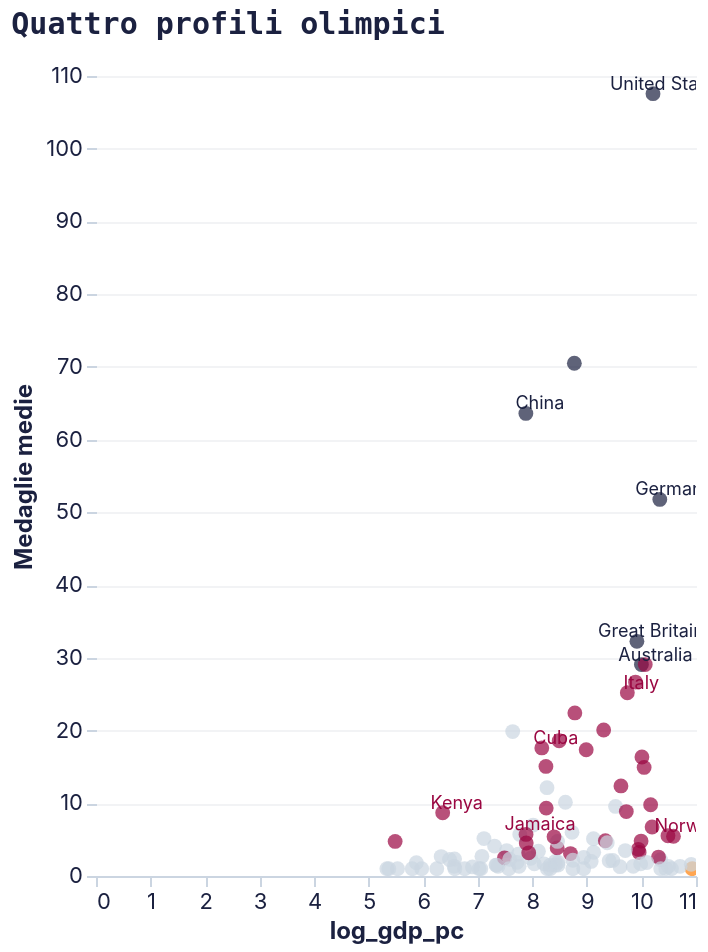

The specification (Vega-Lite) saved for this image:
### Vega-Lite specification from a JSON file in a GitHub repository (floating-point values rounded to 4 significant figures)
{"config": {"background": null, "view": {"stroke": null}, "title": {"font": "Space Mono, monospace", "fontSize": 15, "fontWeight": "bold", "color": "#1b2140", "anchor": "start", "offset": 12}, "axis": {"labelFont": "Inter, sans-serif", "titleFont": "Inter, sans-serif", "labelFontSize": 11, "titleFontSize": 12, "titleFontWeight": "bold", "labelColor": "#1b2140", "titleColor": "#1b2140", "gridColor": "#E5E7EB", "gridOpacity": 0.5, "domainColor": "#CBD5E1", "tickColor": "#CBD5E1", "labelAngle": 0}, "axisY": {"grid": true, "domain": false}, "axisX": {"grid": false}, "legend": {"labelFont": "Inter, sans-serif", "titleFont": "Inter, sans-serif", "labelFontSize": 11, "titleFontSize": 12, "titleFontWeight": "bold", "labelColor": "#1b2140", "titleColor": "#1b2140", "orient": "top", "direction": "horizontal", "symbolType": "circle"}, "range": {"category": ["#1b2140", "#ff8009", "#9a0641", "#ffe34a", "#e7b6af", "#64748B"], "ordinal": {"scheme": "blues"}, "heatmap": {"scheme": "blues"}, "ramp": {"scheme": "blues"}}, "bar": {"color": "#1b2140", "cornerRadiusTopRight": 3, "cornerRadiusBottomRight": 3}, "line": {"color": "#1b2140", "strokeWidth": 2.5}, "point": {"color": "#1b2140", "filled": true}, "circle": {"color": "#1b2140"}, "text": {"font": "Inter, sans-serif", "fontSize": 11, "color": "#1b2140"}, "arc": {"fill": "#1b2140"}, "area": {"fill": "#1b2140", "opacity": 0.5}}, "layer": [{"data": {"name": "data-76b74a2860e9e4ca529b9a3f024e8496"}, "mark": {"type": "circle", "opacity": 0.7, "size": 55}, "encoding": {"color": {"field": "cluster_name", "scale": {"domain": ["Potenze assolute", "Specializzati", "Emergenti/Medi", "Partecipanti"], "range": ["#1b2140", "#ff8009", "#9a0641", "#CBD5E1"]}, "title": null, "type": "nominal"}, "tooltip": [{"field": "Nazione", "type": "nominal"}, {"field": "cluster_name", "type": "nominal"}, {"field": "avg_med", "type": "quantitative"}], "x": {"field": "log_gdp_pc", "type": "quantitative"}, "y": {"field": "avg_med", "title": "Medaglie medie", "type": "quantitative"}}, "name": "view_7ccf6c8bd357cd10_0"}, {"data": {"name": "data-55b55b3228795067ffcc0e2ddb8f953e"}, "mark": {"type": "text", "dx": 7, "dy": -5, "fontSize": 9}, "encoding": {"color": {"field": "cluster_name", "legend": null, "scale": {"domain": ["Potenze assolute", "Specializzati", "Emergenti/Medi", "Partecipanti"], "range": ["#1b2140", "#ff8009", "#9a0641", "#CBD5E1"]}, "type": "nominal"}, "text": {"field": "Nazione", "type": "nominal"}, "x": {"field": "log_gdp_pc", "type": "quantitative"}, "y": {"field": "avg_med", "type": "quantitative"}}}], "height": 400, "params": [{"name": "param_1e9efca18e7a2868", "select": {"type": "interval", "encodings": ["x", "y"]}, "bind": "scales", "views": ["view_7ccf6c8bd357cd10_0"]}], "title": "Quattro profili olimpici", "width": "container", "$schema": "https://vega.github.io/schema/vega-lite/v6.4.1.json", "datasets": {"data-76b74a2860e9e4ca529b9a3f024e8496": [{"Nazione": "Afghanistan", "avg_med": 1.0, "medals_pm": 0.03807, "avg_gdp_pc": 390.9, "consistency": 0.0, "n_ed": 2, "cluster": 2, "cluster_name": "Partecipanti", "log_gdp_pc": 5.971}, {"Nazione": "Algeria", "avg_med": 2.429, "medals_pm": 0.08544, "avg_gdp_pc": 2895.0, "consistency": 1.272, "n_ed": 7, "cluster": 2, "cluster_name": "Partecipanti", "log_gdp_pc": 7.971}, {"Nazione": "Argentina", "avg_med": 3.083, "medals_pm": 0.08692, "avg_gdp_pc": 5993.0, "consistency": 1.782, "n_ed": 12, "cluster": 0, "cluster_name": "Emergenti/Medi", "log_gdp_pc": 8.699}, {"Nazione": "Armenia", "avg_med": 3.0, "medals_pm": 0.9688, "avg_gdp_pc": 2297.0, "consistency": 1.549, "n_ed": 6, "cluster": 2, "cluster_name": "Partecipanti", "log_gdp_pc": 7.74}, {"Nazione": "Australia", "avg_med": 29.07, "medals_pm": 1.64, "avg_gdp_pc": 22010.0, "consistency": 16.21, "n_ed": 15, "cluster": 1, "cluster_name": "Potenze assolute", "log_gdp_pc": 9.999}, {"Nazione": "Austria", "avg_med": 3.231, "medals_pm": 0.4077, "avg_gdp_pc": 21100.0, "consistency": 1.964, "n_ed": 13, "cluster": 0, "cluster_name": "Emergenti/Medi", "log_gdp_pc": 9.957}, {"Nazione": "Azerbaijan", "avg_med": 7.0, "medals_pm": 0.7782, "avg_gdp_pc": 3023.0, "consistency": 5.508, "n_ed": 7, "cluster": 2, "cluster_name": "Partecipanti", "log_gdp_pc": 8.014}, {"Nazione": "Bahamas", "avg_med": 1.667, "medals_pm": 5.506, "avg_gdp_pc": 21710.0, "consistency": 0.7071, "n_ed": 9, "cluster": 2, "cluster_name": "Partecipanti", "log_gdp_pc": 9.986}, {"Nazione": "Bahrain", "avg_med": 1.333, "medals_pm": 3.234, "avg_gdp_pc": 36100.0, "consistency": 0.5774, "n_ed": 3, "cluster": 2, "cluster_name": "Partecipanti", "log_gdp_pc": 10.49}, {"Nazione": "Belarus", "avg_med": 12.14, "medals_pm": 1.238, "avg_gdp_pc": 3897.0, "consistency": 3.579, "n_ed": 7, "cluster": 2, "cluster_name": "Partecipanti", "log_gdp_pc": 8.268}, {"Nazione": "Belgium", "avg_med": 3.667, "medals_pm": 0.3575, "avg_gdp_pc": 20800.0, "consistency": 1.877, "n_ed": 15, "cluster": 0, "cluster_name": "Emergenti/Medi", "log_gdp_pc": 9.943}, {"Nazione": "Bermuda", "avg_med": 1.0, "medals_pm": 17.28, "avg_gdp_pc": 55850.0, "consistency": 0.0, "n_ed": 2, "cluster": 3, "cluster_name": "Specializzati", "log_gdp_pc": 10.93}, {"Nazione": "Botswana", "avg_med": 1.0, "medals_pm": 0.4675, "avg_gdp_pc": 6264.0, "consistency": 0.0, "n_ed": 2, "cluster": 2, "cluster_name": "Partecipanti", "log_gdp_pc": 8.743}, {"Nazione": "Brazil", "avg_med": 9.333, "medals_pm": 0.0568, "avg_gdp_pc": 3843.0, "consistency": 6.997, "n_ed": 15, "cluster": 0, "cluster_name": "Emergenti/Medi", "log_gdp_pc": 8.254}, {"Nazione": "Bulgaria", "avg_med": 15.07, "medals_pm": 1.784, "avg_gdp_pc": 3821.0, "consistency": 11.45, "n_ed": 14, "cluster": 0, "cluster_name": "Emergenti/Medi", "log_gdp_pc": 8.249}, {"Nazione": "Burundi", "avg_med": 1.0, "medals_pm": 0.133, "avg_gdp_pc": 206.0, "consistency": 0.0, "n_ed": 2, "cluster": 2, "cluster_name": "Partecipanti", "log_gdp_pc": 5.333}, {"Nazione": "Cameroon", "avg_med": 1.0, "medals_pm": 0.08849, "avg_gdp_pc": 860.9, "consistency": 0.0, "n_ed": 6, "cluster": 2, "cluster_name": "Partecipanti", "log_gdp_pc": 6.759}, {"Nazione": "Canada", "avg_med": 16.36, "medals_pm": 0.5737, "avg_gdp_pc": 22220.0, "consistency": 10.41, "n_ed": 14, "cluster": 0, "cluster_name": "Emergenti/Medi", "log_gdp_pc": 10.01}, {"Nazione": "Chile", "avg_med": 1.5, "medals_pm": 0.09943, "avg_gdp_pc": 4534.0, "consistency": 1.0, "n_ed": 4, "cluster": 2, "cluster_name": "Partecipanti", "log_gdp_pc": 8.42}, {"Nazione": "China", "avg_med": 63.6, "medals_pm": 0.05051, "avg_gdp_pc": 2645.0, "consistency": 24.48, "n_ed": 10, "cluster": 1, "cluster_name": "Potenze assolute", "log_gdp_pc": 7.881}, {"Nazione": "Colombia", "avg_med": 3.4, "medals_pm": 0.0873, "avg_gdp_pc": 3332.0, "consistency": 2.989, "n_ed": 10, "cluster": 2, "cluster_name": "Partecipanti", "log_gdp_pc": 8.112}, {"Nazione": "Costa Rica", "avg_med": 1.333, "medals_pm": 0.3959, "avg_gdp_pc": 2338.0, "consistency": 0.5774, "n_ed": 3, "cluster": 2, "cluster_name": "Partecipanti", "log_gdp_pc": 7.757}, {"Nazione": "Croatia", "avg_med": 5.125, "medals_pm": 1.197, "avg_gdp_pc": 9137.0, "consistency": 2.85, "n_ed": 8, "cluster": 2, "cluster_name": "Partecipanti", "log_gdp_pc": 9.12}, {"Nazione": "Cuba", "avg_med": 17.62, "medals_pm": 1.661, "avg_gdp_pc": 3544.0, "consistency": 10.18, "n_ed": 13, "cluster": 0, "cluster_name": "Emergenti/Medi", "log_gdp_pc": 8.173}, {"Nazione": "Czechia", "avg_med": 9.571, "medals_pm": 0.9208, "avg_gdp_pc": 13700.0, "consistency": 1.618, "n_ed": 7, "cluster": 2, "cluster_name": "Partecipanti", "log_gdp_pc": 9.525}, {"Nazione": "Côte d'Ivoire", "avg_med": 1.333, "medals_pm": 0.07788, "avg_gdp_pc": 1587.0, "consistency": 0.5774, "n_ed": 3, "cluster": 2, "cluster_name": "Partecipanti", "log_gdp_pc": 7.37}, {"Nazione": "Denmark", "avg_med": 6.733, "medals_pm": 1.276, "avg_gdp_pc": 26770.0, "consistency": 3.327, "n_ed": 15, "cluster": 0, "cluster_name": "Emergenti/Medi", "log_gdp_pc": 10.2}, {"Nazione": "Dominican Republic", "avg_med": 2.0, "medals_pm": 0.2111, "avg_gdp_pc": 4541.0, "consistency": 1.549, "n_ed": 6, "cluster": 2, "cluster_name": "Partecipanti", "log_gdp_pc": 8.421}, {"Nazione": "Ecuador", "avg_med": 1.667, "medals_pm": 0.1126, "avg_gdp_pc": 3695.0, "consistency": 1.155, "n_ed": 3, "cluster": 2, "cluster_name": "Partecipanti", "log_gdp_pc": 8.215}, {"Nazione": "Egypt", "avg_med": 3.5, "medals_pm": 0.04103, "avg_gdp_pc": 1861.0, "consistency": 1.871, "n_ed": 6, "cluster": 2, "cluster_name": "Partecipanti", "log_gdp_pc": 7.529}, {"Nazione": "Estonia", "avg_med": 2.143, "medals_pm": 1.549, "avg_gdp_pc": 13030.0, "consistency": 0.6901, "n_ed": 7, "cluster": 2, "cluster_name": "Partecipanti", "log_gdp_pc": 9.475}, {"Nazione": "Ethiopia", "avg_med": 4.75, "medals_pm": 0.07989, "avg_gdp_pc": 239.9, "consistency": 2.667, "n_ed": 12, "cluster": 0, "cluster_name": "Emergenti/Medi", "log_gdp_pc": 5.484}, {"Nazione": "Fiji", "avg_med": 1.5, "medals_pm": 1.635, "avg_gdp_pc": 4774.0, "consistency": 0.7071, "n_ed": 2, "cluster": 2, "cluster_name": "Partecipanti", "log_gdp_pc": 8.471}, {"Nazione": "Finland", "avg_med": 4.8, "medals_pm": 0.9882, "avg_gdp_pc": 21870.0, "consistency": 2.808, "n_ed": 15, "cluster": 0, "cluster_name": "Emergenti/Medi", "log_gdp_pc": 9.993}, {"Nazione": "France", "avg_med": 26.67, "medals_pm": 0.4472, "avg_gdp_pc": 19750.0, "consistency": 11.77, "n_ed": 15, "cluster": 0, "cluster_name": "Emergenti/Medi", "log_gdp_pc": 9.891}, {"Nazione": "Georgia", "avg_med": 5.714, "medals_pm": 1.459, "avg_gdp_pc": 2366.0, "consistency": 2.059, "n_ed": 7, "cluster": 2, "cluster_name": "Partecipanti", "log_gdp_pc": 7.769}, {"Nazione": "Germany", "avg_med": 51.78, "medals_pm": 0.644, "avg_gdp_pc": 30830.0, "consistency": 14.18, "n_ed": 9, "cluster": 1, "cluster_name": "Potenze assolute", "log_gdp_pc": 10.34}, {"Nazione": "Ghana", "avg_med": 1.0, "medals_pm": 0.08755, "avg_gdp_pc": 718.6, "consistency": 0.0, "n_ed": 4, "cluster": 2, "cluster_name": "Partecipanti", "log_gdp_pc": 6.579}, {"Nazione": "Great Britain", "avg_med": 32.27, "medals_pm": 0.5381, "avg_gdp_pc": 20260.0, "consistency": 19.78, "n_ed": 15, "cluster": 1, "cluster_name": "Potenze assolute", "log_gdp_pc": 9.917}, {"Nazione": "Greece", "avg_med": 4.846, "medals_pm": 0.4609, "avg_gdp_pc": 11370.0, "consistency": 4.758, "n_ed": 13, "cluster": 0, "cluster_name": "Emergenti/Medi", "log_gdp_pc": 9.339}, {"Nazione": "Grenada", "avg_med": 1.0, "medals_pm": 8.805, "avg_gdp_pc": 7642.0, "consistency": 0.0, "n_ed": 3, "cluster": 2, "cluster_name": "Partecipanti", "log_gdp_pc": 8.942}, {"Nazione": "Hong Kong", "avg_med": 2.25, "medals_pm": 0.3169, "avg_gdp_pc": 31290.0, "consistency": 2.5, "n_ed": 4, "cluster": 2, "cluster_name": "Partecipanti", "log_gdp_pc": 10.35}, {"Nazione": "Hungary", "avg_med": 22.43, "medals_pm": 2.185, "avg_gdp_pc": 6495.0, "consistency": 7.314, "n_ed": 14, "cluster": 0, "cluster_name": "Emergenti/Medi", "log_gdp_pc": 8.779}, {"Nazione": "Iceland", "avg_med": 1.0, "medals_pm": 3.763, "avg_gdp_pc": 34410.0, "consistency": 0.0, "n_ed": 3, "cluster": 2, "cluster_name": "Partecipanti", "log_gdp_pc": 10.45}, {"Nazione": "India", "avg_med": 2.273, "medals_pm": 0.002246, "avg_gdp_pc": 651.4, "consistency": 2.195, "n_ed": 11, "cluster": 2, "cluster_name": "Partecipanti", "log_gdp_pc": 6.481}, {"Nazione": "Indonesia", "avg_med": 4.111, "medals_pm": 0.01881, "avg_gdp_pc": 1489.0, "consistency": 1.616, "n_ed": 9, "cluster": 2, "cluster_name": "Partecipanti", "log_gdp_pc": 7.307}, {"Nazione": "Iran", "avg_med": 4.538, "medals_pm": 0.08467, "avg_gdp_pc": 2663.0, "consistency": 3.307, "n_ed": 13, "cluster": 0, "cluster_name": "Emergenti/Medi", "log_gdp_pc": 7.888}, {"Nazione": "Ireland", "avg_med": 2.6, "medals_pm": 0.6485, "avg_gdp_pc": 30120.0, "consistency": 1.647, "n_ed": 10, "cluster": 0, "cluster_name": "Emergenti/Medi", "log_gdp_pc": 10.31}, {"Nazione": "Israel", "avg_med": 1.857, "medals_pm": 0.277, "avg_gdp_pc": 24290.0, "consistency": 1.069, "n_ed": 7, "cluster": 2, "cluster_name": "Partecipanti", "log_gdp_pc": 10.1}, {"Nazione": "Italy", "avg_med": 25.2, "medals_pm": 0.4443, "avg_gdp_pc": 17000.0, "consistency": 8.703, "n_ed": 15, "cluster": 0, "cluster_name": "Emergenti/Medi", "log_gdp_pc": 9.741}, {"Nazione": "Jamaica", "avg_med": 5.714, "medals_pm": 2.235, "avg_gdp_pc": 2654.0, "consistency": 4.122, "n_ed": 14, "cluster": 0, "cluster_name": "Emergenti/Medi", "log_gdp_pc": 7.884}, {"Nazione": "Japan", "avg_med": 29.07, "medals_pm": 0.2466, "avg_gdp_pc": 23610.0, "consistency": 11.79, "n_ed": 14, "cluster": 0, "cluster_name": "Emergenti/Medi", "log_gdp_pc": 10.07}, {"Nazione": "Jordan", "avg_med": 1.5, "medals_pm": 0.1556, "avg_gdp_pc": 4135.0, "consistency": 0.7071, "n_ed": 2, "cluster": 2, "cluster_name": "Partecipanti", "log_gdp_pc": 8.328}, {"Nazione": "Kazakhstan", "avg_med": 10.14, "medals_pm": 0.6001, "avg_gdp_pc": 5463.0, "consistency": 3.388, "n_ed": 7, "cluster": 2, "cluster_name": "Partecipanti", "log_gdp_pc": 8.606}, {"Nazione": "Kenya", "avg_med": 8.692, "medals_pm": 0.376, "avg_gdp_pc": 575.0, "consistency": 3.987, "n_ed": 13, "cluster": 0, "cluster_name": "Emergenti/Medi", "log_gdp_pc": 6.356}, {"Nazione": "Kuwait", "avg_med": 1.0, "medals_pm": 0.3781, "avg_gdp_pc": 31380.0, "consistency": 0.0, "n_ed": 3, "cluster": 2, "cluster_name": "Partecipanti", "log_gdp_pc": 10.35}, {"Nazione": "Kyrgyzstan", "avg_med": 2.333, "medals_pm": 0.4199, "avg_gdp_pc": 714.9, "consistency": 1.155, "n_ed": 3, "cluster": 2, "cluster_name": "Partecipanti", "log_gdp_pc": 6.574}, {"Nazione": "Latvia", "avg_med": 2.571, "medals_pm": 1.115, "avg_gdp_pc": 7646.0, "consistency": 0.9759, "n_ed": 7, "cluster": 2, "cluster_name": "Partecipanti", "log_gdp_pc": 8.942}, {"Nazione": "Lithuania", "avg_med": 3.25, "medals_pm": 0.989, "avg_gdp_pc": 9176.0, "consistency": 1.753, "n_ed": 8, "cluster": 2, "cluster_name": "Partecipanti", "log_gdp_pc": 9.125}, {"Nazione": "Malaysia", "avg_med": 2.167, "medals_pm": 0.08223, "avg_gdp_pc": 6262.0, "consistency": 1.472, "n_ed": 6, "cluster": 2, "cluster_name": "Partecipanti", "log_gdp_pc": 8.742}, {"Nazione": "Mexico", "avg_med": 3.867, "medals_pm": 0.05142, "avg_gdp_pc": 4698.0, "consistency": 2.588, "n_ed": 15, "cluster": 0, "cluster_name": "Emergenti/Medi", "log_gdp_pc": 8.455}, {"Nazione": "Moldova", "avg_med": 1.5, "medals_pm": 0.5168, "avg_gdp_pc": 1529.0, "consistency": 0.5774, "n_ed": 4, "cluster": 2, "cluster_name": "Partecipanti", "log_gdp_pc": 7.333}, {"Nazione": "Mongolia", "avg_med": 2.5, "medals_pm": 1.262, "avg_gdp_pc": 1787.0, "consistency": 1.567, "n_ed": 12, "cluster": 0, "cluster_name": "Emergenti/Medi", "log_gdp_pc": 7.489}, {"Nazione": "Morocco", "avg_med": 2.3, "medals_pm": 0.08744, "avg_gdp_pc": 1964.0, "consistency": 1.252, "n_ed": 10, "cluster": 2, "cluster_name": "Partecipanti", "log_gdp_pc": 7.583}, {"Nazione": "Mozambique", "avg_med": 1.0, "medals_pm": 0.06329, "avg_gdp_pc": 250.7, "consistency": 0.0, "n_ed": 2, "cluster": 2, "cluster_name": "Partecipanti", "log_gdp_pc": 5.528}, {"Nazione": "Namibia", "avg_med": 1.667, "medals_pm": 1.071, "avg_gdp_pc": 3092.0, "consistency": 0.5774, "n_ed": 3, "cluster": 2, "cluster_name": "Partecipanti", "log_gdp_pc": 8.037}, {"Nazione": "Netherlands", "avg_med": 14.93, "medals_pm": 0.9693, "avg_gdp_pc": 23130.0, "consistency": 8.948, "n_ed": 15, "cluster": 0, "cluster_name": "Emergenti/Medi", "log_gdp_pc": 10.05}, {"Nazione": "New Zealand", "avg_med": 8.857, "medals_pm": 2.382, "avg_gdp_pc": 16680.0, "consistency": 5.559, "n_ed": 14, "cluster": 0, "cluster_name": "Emergenti/Medi", "log_gdp_pc": 9.722}, {"Nazione": "Niger", "avg_med": 1.0, "medals_pm": 0.1354, "avg_gdp_pc": 328.8, "consistency": 0.0, "n_ed": 2, "cluster": 2, "cluster_name": "Partecipanti", "log_gdp_pc": 5.798}, {"Nazione": "Nigeria", "avg_med": 2.7, "medals_pm": 0.02534, "avg_gdp_pc": 1181.0, "consistency": 1.767, "n_ed": 10, "cluster": 2, "cluster_name": "Partecipanti", "log_gdp_pc": 7.075}, {"Nazione": "North Macedonia", "avg_med": 1.0, "medals_pm": 0.5131, "avg_gdp_pc": 4130.0, "consistency": 0.0, "n_ed": 2, "cluster": 2, "cluster_name": "Partecipanti", "log_gdp_pc": 8.326}, {"Nazione": "Norway", "avg_med": 5.462, "medals_pm": 1.225, "avg_gdp_pc": 39620.0, "consistency": 2.602, "n_ed": 13, "cluster": 0, "cluster_name": "Emergenti/Medi", "log_gdp_pc": 10.59}, {"Nazione": "Pakistan", "avg_med": 1.0, "medals_pm": 0.01457, "avg_gdp_pc": 213.5, "consistency": 0.0, "n_ed": 7, "cluster": 2, "cluster_name": "Partecipanti", "log_gdp_pc": 5.368}, {"Nazione": "Peru", "avg_med": 1.0, "medals_pm": 0.05057, "avg_gdp_pc": 1121.0, "consistency": 0.0, "n_ed": 3, "cluster": 2, "cluster_name": "Partecipanti", "log_gdp_pc": 7.023}, {"Nazione": "Philippines", "avg_med": 1.5, "medals_pm": 0.02155, "avg_gdp_pc": 1547.0, "consistency": 1.225, "n_ed": 6, "cluster": 2, "cluster_name": "Partecipanti", "log_gdp_pc": 7.345}, {"Nazione": "Poland", "avg_med": 17.36, "medals_pm": 0.4929, "avg_gdp_pc": 7995.0, "consistency": 6.428, "n_ed": 14, "cluster": 0, "cluster_name": "Emergenti/Medi", "log_gdp_pc": 8.987}, {"Nazione": "Portugal", "avg_med": 2.1, "medals_pm": 0.2087, "avg_gdp_pc": 12190.0, "consistency": 0.9944, "n_ed": 10, "cluster": 2, "cluster_name": "Partecipanti", "log_gdp_pc": 9.408}, {"Nazione": "Puerto Rico", "avg_med": 1.286, "medals_pm": 0.3753, "avg_gdp_pc": 14880.0, "consistency": 0.488, "n_ed": 7, "cluster": 2, "cluster_name": "Partecipanti", "log_gdp_pc": 9.608}, {"Nazione": "Qatar", "avg_med": 1.6, "medals_pm": 1.401, "avg_gdp_pc": 54900.0, "consistency": 0.8944, "n_ed": 5, "cluster": 2, "cluster_name": "Partecipanti", "log_gdp_pc": 10.91}, {"Nazione": "Romania", "avg_med": 18.6, "medals_pm": 0.8617, "avg_gdp_pc": 4870.0, "consistency": 12.24, "n_ed": 15, "cluster": 0, "cluster_name": "Emergenti/Medi", "log_gdp_pc": 8.491}, {"Nazione": "Russian Federation", "avg_med": 70.5, "medals_pm": 0.4845, "avg_gdp_pc": 6435.0, "consistency": 15.03, "n_ed": 6, "cluster": 1, "cluster_name": "Potenze assolute", "log_gdp_pc": 8.77}, {"Nazione": "Saudi Arabia", "avg_med": 1.333, "medals_pm": 0.07022, "avg_gdp_pc": 18940.0, "consistency": 0.5774, "n_ed": 3, "cluster": 2, "cluster_name": "Partecipanti", "log_gdp_pc": 9.849}, {"Nazione": "Serbia", "avg_med": 6.0, "medals_pm": 0.8391, "avg_gdp_pc": 6167.0, "consistency": 2.944, "n_ed": 4, "cluster": 2, "cluster_name": "Partecipanti", "log_gdp_pc": 8.727}, {"Nazione": "Singapore", "avg_med": 1.333, "medals_pm": 0.2707, "avg_gdp_pc": 44710.0, "consistency": 0.5774, "n_ed": 3, "cluster": 2, "cluster_name": "Partecipanti", "log_gdp_pc": 10.71}, {"Nazione": "Slovakia", "avg_med": 4.571, "medals_pm": 0.8484, "avg_gdp_pc": 11760.0, "consistency": 1.134, "n_ed": 7, "cluster": 2, "cluster_name": "Partecipanti", "log_gdp_pc": 9.373}, {"Nazione": "Slovenia", "avg_med": 3.5, "medals_pm": 1.728, "avg_gdp_pc": 16370.0, "consistency": 1.309, "n_ed": 8, "cluster": 2, "cluster_name": "Partecipanti", "log_gdp_pc": 9.703}, {"Nazione": "South Africa", "avg_med": 4.75, "medals_pm": 0.09587, "avg_gdp_pc": 4727.0, "consistency": 2.816, "n_ed": 8, "cluster": 2, "cluster_name": "Partecipanti", "log_gdp_pc": 8.461}, {"Nazione": "South Korea", "avg_med": 20.07, "medals_pm": 0.4486, "avg_gdp_pc": 11020.0, "consistency": 12.02, "n_ed": 14, "cluster": 0, "cluster_name": "Emergenti/Medi", "log_gdp_pc": 9.307}, {"Nazione": "Spain", "avg_med": 12.38, "medals_pm": 0.2949, "avg_gdp_pc": 15120.0, "consistency": 7.752, "n_ed": 13, "cluster": 0, "cluster_name": "Emergenti/Medi", "log_gdp_pc": 9.624}, {"Nazione": "Suriname", "avg_med": 1.0, "medals_pm": 2.504, "avg_gdp_pc": 1937.0, "consistency": 0.0, "n_ed": 2, "cluster": 2, "cluster_name": "Partecipanti", "log_gdp_pc": 7.569}, {"Nazione": "Sweden", "avg_med": 9.8, "medals_pm": 1.143, "avg_gdp_pc": 26070.0, "consistency": 4.127, "n_ed": 15, "cluster": 0, "cluster_name": "Emergenti/Medi", "log_gdp_pc": 10.17}, {"Nazione": "Switzerland", "avg_med": 5.533, "medals_pm": 0.7895, "avg_gdp_pc": 35810.0, "consistency": 3.044, "n_ed": 15, "cluster": 0, "cluster_name": "Emergenti/Medi", "log_gdp_pc": 10.49}, {"Nazione": "Syrian Arab Republic", "avg_med": 1.0, "medals_pm": 0.07163, "avg_gdp_pc": 1158.0, "consistency": 0.0, "n_ed": 4, "cluster": 2, "cluster_name": "Partecipanti", "log_gdp_pc": 7.055}, {"Nazione": "Tajikistan", "avg_med": 1.333, "medals_pm": 0.1794, "avg_gdp_pc": 709.7, "consistency": 0.5774, "n_ed": 3, "cluster": 2, "cluster_name": "Partecipanti", "log_gdp_pc": 6.566}, {"Nazione": "Thailand", "avg_med": 3.182, "medals_pm": 0.05058, "avg_gdp_pc": 2786.0, "consistency": 2.483, "n_ed": 11, "cluster": 0, "cluster_name": "Emergenti/Medi", "log_gdp_pc": 7.933}, {"Nazione": "Trinidad and Tobago", "avg_med": 2.0, "medals_pm": 1.695, "avg_gdp_pc": 8757.0, "consistency": 1.069, "n_ed": 8, "cluster": 2, "cluster_name": "Partecipanti", "log_gdp_pc": 9.078}, {"Nazione": "Tunisia", "avg_med": 1.875, "medals_pm": 0.2523, "avg_gdp_pc": 2252.0, "consistency": 0.8345, "n_ed": 8, "cluster": 2, "cluster_name": "Partecipanti", "log_gdp_pc": 7.72}, {"Nazione": "Türkiye", "avg_med": 5.385, "medals_pm": 0.09317, "avg_gdp_pc": 4434.0, "consistency": 3.429, "n_ed": 13, "cluster": 0, "cluster_name": "Emergenti/Medi", "log_gdp_pc": 8.397}, {"Nazione": "Uganda", "avg_med": 1.833, "medals_pm": 0.1131, "avg_gdp_pc": 354.4, "consistency": 1.169, "n_ed": 6, "cluster": 2, "cluster_name": "Partecipanti", "log_gdp_pc": 5.873}, {"Nazione": "Ukraine", "avg_med": 19.86, "medals_pm": 0.4108, "avg_gdp_pc": 2077.0, "consistency": 4.259, "n_ed": 7, "cluster": 2, "cluster_name": "Partecipanti", "log_gdp_pc": 7.639}, {"Nazione": "United Arab Emirates", "avg_med": 1.0, "medals_pm": 0.1933, "avg_gdp_pc": 38170.0, "consistency": 0.0, "n_ed": 2, "cluster": 2, "cluster_name": "Partecipanti", "log_gdp_pc": 10.55}, {"Nazione": "United States", "avg_med": 107.6, "medals_pm": 0.4313, "avg_gdp_pc": 27210.0, "consistency": 21.15, "n_ed": 14, "cluster": 1, "cluster_name": "Potenze assolute", "log_gdp_pc": 10.21}, {"Nazione": "Uruguay", "avg_med": 1.0, "medals_pm": 0.3488, "avg_gdp_pc": 3923.0, "consistency": 0.0, "n_ed": 2, "cluster": 2, "cluster_name": "Partecipanti", "log_gdp_pc": 8.275}, {"Nazione": "Uzbekistan", "avg_med": 5.143, "medals_pm": 0.186, "avg_gdp_pc": 1226.0, "consistency": 3.625, "n_ed": 7, "cluster": 2, "cluster_name": "Partecipanti", "log_gdp_pc": 7.112}, {"Nazione": "Venezuela", "avg_med": 1.889, "medals_pm": 0.09152, "avg_gdp_pc": 4777.0, "consistency": 1.167, "n_ed": 9, "cluster": 2, "cluster_name": "Partecipanti", "log_gdp_pc": 8.472}, {"Nazione": "Vietnam", "avg_med": 1.25, "medals_pm": 0.01476, "avg_gdp_pc": 993.4, "consistency": 0.5, "n_ed": 4, "cluster": 2, "cluster_name": "Partecipanti", "log_gdp_pc": 6.902}, {"Nazione": "Zambia", "avg_med": 1.0, "medals_pm": 0.1411, "avg_gdp_pc": 515.8, "consistency": 0.0, "n_ed": 2, "cluster": 2, "cluster_name": "Partecipanti", "log_gdp_pc": 6.248}, {"Nazione": "Zimbabwe", "avg_med": 2.667, "medals_pm": 0.2405, "avg_gdp_pc": 558.9, "consistency": 1.528, "n_ed": 3, "cluster": 2, "cluster_name": "Partecipanti", "log_gdp_pc": 6.328}], "data-55b55b3228795067ffcc0e2ddb8f953e": [{"Nazione": "Australia", "avg_med": 29.07, "medals_pm": 1.64, "avg_gdp_pc": 22010.0, "consistency": 16.21, "n_ed": 15, "cluster": 1, "cluster_name": "Potenze assolute", "log_gdp_pc": 9.999}, {"Nazione": "China", "avg_med": 63.6, "medals_pm": 0.05051, "avg_gdp_pc": 2645.0, "consistency": 24.48, "n_ed": 10, "cluster": 1, "cluster_name": "Potenze assolute", "log_gdp_pc": 7.881}, {"Nazione": "Cuba", "avg_med": 17.62, "medals_pm": 1.661, "avg_gdp_pc": 3544.0, "consistency": 10.18, "n_ed": 13, "cluster": 0, "cluster_name": "Emergenti/Medi", "log_gdp_pc": 8.173}, {"Nazione": "Germany", "avg_med": 51.78, "medals_pm": 0.644, "avg_gdp_pc": 30830.0, "consistency": 14.18, "n_ed": 9, "cluster": 1, "cluster_name": "Potenze assolute", "log_gdp_pc": 10.34}, {"Nazione": "Great Britain", "avg_med": 32.27, "medals_pm": 0.5381, "avg_gdp_pc": 20260.0, "consistency": 19.78, "n_ed": 15, "cluster": 1, "cluster_name": "Potenze assolute", "log_gdp_pc": 9.917}, {"Nazione": "Italy", "avg_med": 25.2, "medals_pm": 0.4443, "avg_gdp_pc": 17000.0, "consistency": 8.703, "n_ed": 15, "cluster": 0, "cluster_name": "Emergenti/Medi", "log_gdp_pc": 9.741}, {"Nazione": "Jamaica", "avg_med": 5.714, "medals_pm": 2.235, "avg_gdp_pc": 2654.0, "consistency": 4.122, "n_ed": 14, "cluster": 0, "cluster_name": "Emergenti/Medi", "log_gdp_pc": 7.884}, {"Nazione": "Kenya", "avg_med": 8.692, "medals_pm": 0.376, "avg_gdp_pc": 575.0, "consistency": 3.987, "n_ed": 13, "cluster": 0, "cluster_name": "Emergenti/Medi", "log_gdp_pc": 6.356}, {"Nazione": "Norway", "avg_med": 5.462, "medals_pm": 1.225, "avg_gdp_pc": 39620.0, "consistency": 2.602, "n_ed": 13, "cluster": 0, "cluster_name": "Emergenti/Medi", "log_gdp_pc": 10.59}, {"Nazione": "United States", "avg_med": 107.6, "medals_pm": 0.4313, "avg_gdp_pc": 27210.0, "consistency": 21.15, "n_ed": 14, "cluster": 1, "cluster_name": "Potenze assolute", "log_gdp_pc": 10.21}]}}
